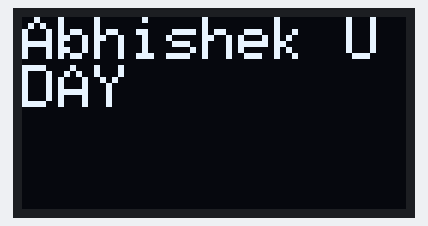
This sketch was run on a simulated Arduino Uno, built with avr-gcc and run on an emulated ATmega328P. Parts: 128×64 one-colour display.

Above: at 0.1 s.

The sketch:

oled_text.ino
```cpp
#include <Wire.h>
#include <Adafruit_GFX.h>
#include <Adafruit_SSD1306.h>
//
#define OLED_RESET 4
//#define SCREEN_HEIGHT 32

Adafruit_SSD1306 display(OLED_RESET);

void setup() {
  Serial.begin(115200);
  display.begin(SSD1306_SWITCHCAPVCC, 0x3C);
  display.clearDisplay();

  //Display Text
  display.setTextSize(2);
  display.setTextColor(WHITE);
  display.setCursor(0, 0);
  display.println("Abhishek UDAY");
  display.display();
}

void loop() {

}
```
